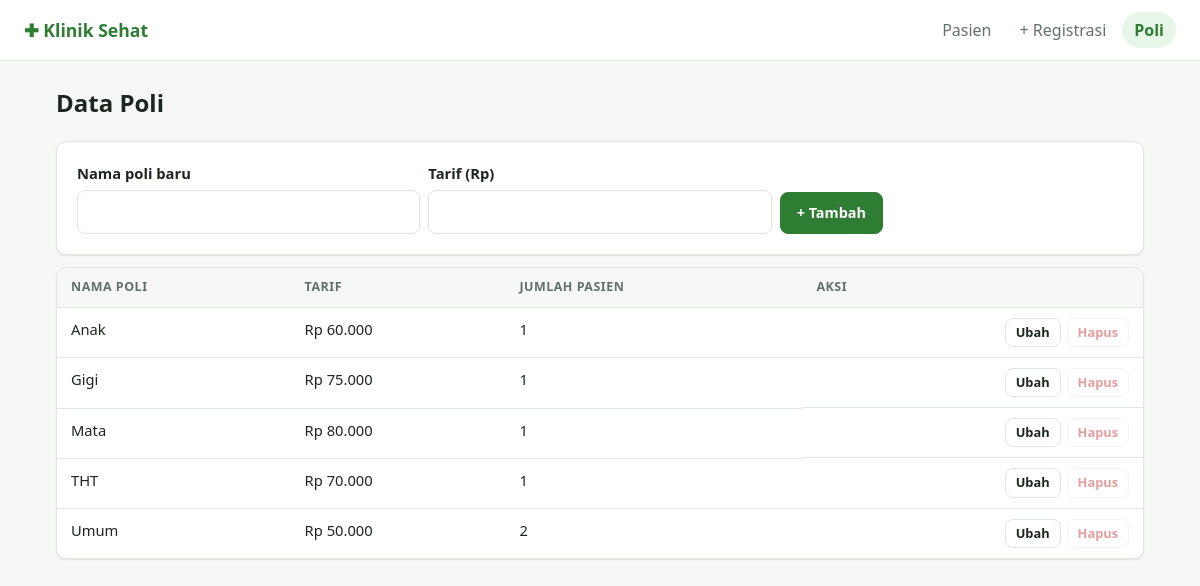
Page /index.php?r=poli.index on the committed database.
### tables this page shows
CREATE TABLE poli (
    id        INT AUTO_INCREMENT PRIMARY KEY,
    nama_poli VARCHAR(50) NOT NULL UNIQUE,
    tarif     INT NOT NULL DEFAULT 0
);

### src/helpers.php (called while the page is built, shortened)
<?php
function e(string|int|float|null $value): string
{
    return htmlspecialchars((string) $value, ENT_QUOTES | ENT_SUBSTITUTE, 'UTF-8');
}
function url(string $route, array $params = []): string
{
    return 'index.php?' . http_build_query(['r' => $route] + $params);
}
function view(string $template, array $data = []): void
{
    extract($data, EXTR_SKIP);
    require BASE_PATH . "/views/{$template}.php";
    require BASE_PATH . '/views/layout.php';
}
function rupiah(int|string|null $angka): string
{
    return 'Rp ' . number_format((int) $angka, 0, ',', '.');
}

### src/Controllers/PoliController.php (called while the page is built, shortened)
<?php
final class PoliController
{
    public function index(array $errors = [], array $old = [], ?int $editId = null): void
    {
        $editId ??= (int) ($_GET['edit'] ?? 0);
        $editing  = $editId ? $this->poli->find($editId) : null;
        view('poli/index', [
            'title'   => 'Data Poli',
            'polis'   => $this->poli->allWithCount(),
            'editing' => $editing,
            'old'     => $old ?: ($editing ?? []),
            'errors'  => $errors,
        ]);
    }
}

### public/index.php (called while the page is built, shortened)
<?php
require __DIR__ . '/../src/bootstrap.php';
try {
    $pdo = Database::connect($config['db']);
} catch (PDOException $e) {
    abort(500, 'Tidak bisa terhubung ke database. Pastikan MySQL di XAMPP menyala dan database.sql sudah di-import. (' . $e->getMessage() . ')');
}
$poliRepo   = new PoliRepository($pdo);
$pasienRepo = new PasienRepository($pdo);
$uploader   = new FileUploader($config['upload']['dir'], $config['upload']['max_size'], $config['upload']['mime']);
$pasien = new PasienController($pasienRepo, $poliRepo, $uploader, $config['app']['per_page']);
$poli   = new PoliController($poliRepo);
$method = $_SERVER['REQUEST_METHOD'];
$route  = (string) ($_GET['r'] ?? 'pasien.index');
$id     = (int) ($_GET['id'] ?? 0);
match ([$method, $route]) {
    ['GET',  'pasien.index']   => $pasien->index(),
    ['GET',  'pasien.show']    => $pasien->show($id),
    ['GET',  'pasien.create']  => $pasien->create(),
    ['POST', 'pasien.store']   => $pasien->store(),
    ['GET',  'pasien.edit']    => $pasien->edit($id),
    ['POST', 'pasien.update']  => $pasien->update($id),
    ['POST', 'pasien.destroy'] => $pasien->destroy($id),
    ['GET',  'poli.index']     => $poli->index(),
    ['POST', 'poli.store']     => $poli->store(),
    ['POST', 'poli.update']    => $poli->update($id),
    ['POST', 'poli.destroy']   => $poli->destroy($id),
    default                    => abort(404),
};

### src/Repositories/PoliRepository.php (called while the page is built, shortened)
<?php
final class PoliRepository
{
    public function allWithCount(): array
    {
        return $this->pdo->query(
            'SELECT po.*, COUNT(p.id) AS jumlah_pasien
             FROM poli po
             LEFT JOIN pasien p ON p.poli_id = po.id
             GROUP BY po.id
             ORDER BY po.nama_poli'
        )->fetchAll();
    }
}

### views/poli/index.php (the view, shortened to what this page needs)
<?php
$isEdit = $editing !== null;
$action = $isEdit ? url('poli.update', ['id' => $editing['id']]) : url('poli.store');
?>
<div class="page-head">
    <h1>Data Poli</h1>
</div>
<form method="post" action="<?= $action ?>" class="card toolbar">
    <div class="field">
        <label for="nama_poli"><?= $isEdit ? 'Ubah nama poli' : 'Nama poli baru' ?></label>
        <input id="nama_poli" name="nama_poli" value="<?= e($old['nama_poli'] ?? '') ?>" required maxlength="50">
    </div>
    <div class="field">
        <label for="tarif">Tarif (Rp)</label>
        <input id="tarif" name="tarif" type="number" min="0" value="<?= e($old['tarif'] ?? '') ?>" required>
    </div>
    <div class="field field--end">
        <button class="btn btn--primary"><?= $isEdit ? 'Simpan' : '+ Tambah' ?></button>
    </div>
</form>
<div class="table-wrap">
    <table class="table">
        <thead>
            <tr><th>Nama poli</th><th>Tarif</th><th>Jumlah pasien</th><th class="text-right">Aksi</th></tr>
        </thead>
        <tbody>
            <?php foreach ($polis as $p): ?>
                <tr class="<?= $isEdit && (int) $editing['id'] === (int) $p['id'] ? 'is-editing' : '' ?>">
                    <td><?= e($p['nama_poli']) ?></td>
                    <td><?= rupiah($p['tarif']) ?></td>
                    <td><?= $p['jumlah_pasien'] ?></td>
                    <td class="actions">
                        <a href="<?= url('poli.index', ['edit' => $p['id']]) ?>" class="btn btn--sm">Ubah</a>
                        <form method="post" action="<?= url('poli.destroy', ['id' => $p['id']]) ?>"
                              onsubmit="return confirm(<?= e(json_encode('Hapus poli ' . $p['nama_poli'] . '?')) ?>)">
                            <button class="btn btn--sm btn--danger" <?= $p['jumlah_pasien'] > 0 ? 'disabled title="Masih dipakai pasien"' : '' ?>>Hapus</button>
                        </form>
                    </td>
                </tr>
            <?php endforeach; ?>
        </tbody>
    </table>
</div>

### public/css/app.css (style rules this page uses)
:root { --primary: #2e7d32; --primary-600: #1b5e20; --primary-50: #e8f5e9; --danger: #c62828; --warning: #b26a00; --info: #1565c0; --bg: #f6f8f6; --surface: #ffffff; --text: #1d261e; --muted: #63706a; --border: #dfe6e0; --radius: 10px; --shadow: 0 1px 2px rgb(0 0 0 / .06), 0 1px 3px rgb(0 0 0 / .04); font-family: system-ui, -apple-system, "Segoe UI", Roboto, sans-serif; }
*, *::before, *::after { box-sizing: border-box; }
body { margin: 0; background: var(--bg); color: var(--text); line-height: 1.5; }
a { color: var(--primary); }
h1 { font-size: 1.5rem; margin: 0; }
.text-right { text-align: right; }
.page-head { display: flex; align-items: center; justify-content: space-between; flex-wrap: wrap; gap: 12px; margin-bottom: 20px; }
.card { background: var(--surface); border: 1px solid var(--border); border-radius: var(--radius); box-shadow: var(--shadow); padding: 20px; }
input, select, textarea { width: 100%; padding: 9px 12px; font: inherit; color: var(--text); background: var(--surface); border: 1px solid var(--border); border-radius: 8px; }
.field { margin: 0 0 14px; min-width: 0; }
.field > label:not(.check), legend { display: block; font-weight: 600; margin-bottom: 6px; font-size: .92rem; }
.field--end { align-self: flex-end; display: flex; gap: 8px; }
.toolbar { display: flex; flex-wrap: wrap; gap: 8px; align-items: flex-start; margin-bottom: 12px; }
.toolbar.card .field { flex: 1 1 200px; margin: 0; }
.btn { display: inline-flex; align-items: center; gap: 6px; padding: 9px 16px; font: inherit; font-weight: 600; font-size: .9rem; color: var(--text); background: var(--surface); border: 1px solid var(--border); border-radius: 8px; text-decoration: none; cursor: pointer; white-space: nowrap; }
.btn--primary { background: var(--primary); border-color: var(--primary); color: #fff; }
.btn--danger { color: var(--danger); }
.btn--sm { padding: 4px 10px; font-size: .8rem; }
.btn:disabled { opacity: .45; cursor: not-allowed; }
.actions { display: flex; gap: 6px; justify-content: flex-end; align-items: center; }
.actions form { margin: 0; }
.table-wrap { overflow-x: auto; background: var(--surface); border: 1px solid var(--border); border-radius: var(--radius); box-shadow: var(--shadow); }
.table { width: 100%; border-collapse: collapse; font-size: .92rem; }
.table th, .table td { padding: 10px 14px; text-align: left; vertical-align: top; border-bottom: 1px solid var(--border); }
.table th { font-size: .78rem; text-transform: uppercase; letter-spacing: .04em; color: var(--muted); background: var(--bg); }
.table tbody tr:last-child td { border-bottom: 0; }
.table td a { text-decoration: none; }

### rows in the picture
poli: nama_poli "Anak", tarif "Rp 60.000", jumlah_pasien "1"
poli: nama_poli "Gigi", tarif "Rp 75.000", jumlah_pasien "1"
poli: nama_poli "Mata", tarif "Rp 80.000", jumlah_pasien "1"
poli: nama_poli "THT", tarif "Rp 70.000", jumlah_pasien "1"
poli: nama_poli "Umum", tarif "Rp 50.000", jumlah_pasien "2"

### other values in the picture
config('app.name') "Klinik Sehat"
